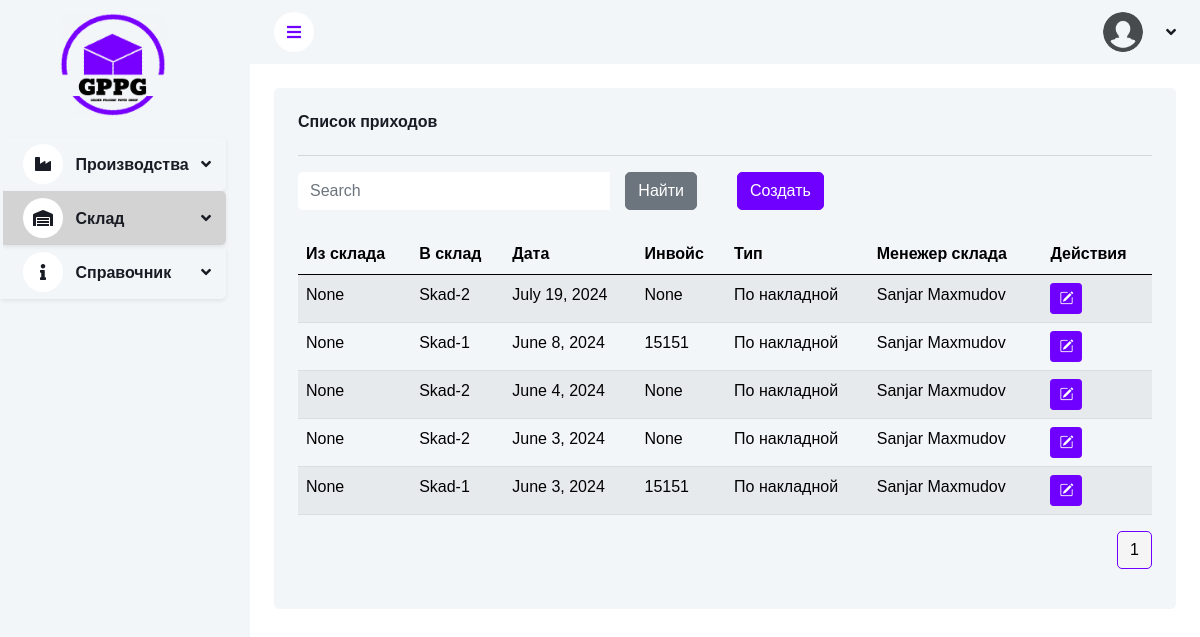
/depo/incoming/, run on an earlier commit of the app's database.
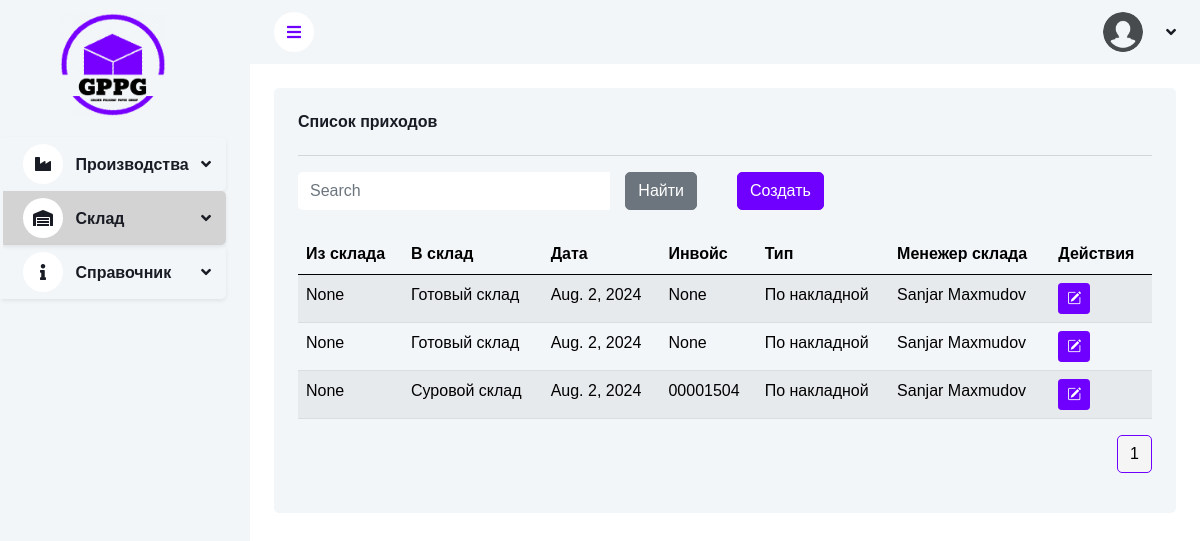
And on a later commit of the database.
### apps/depo/models/incoming.py (models this page shows, shortened)
class Incoming(BaseModel):
	MOVEMENT = 'Перемещение'
	INVOICE = 'По накладной'
	INCOMING_TYPE = [
		(MOVEMENT, 'Перемещение'),
		(INVOICE, 'По накладной'),
	]
	data = models.DateField(verbose_name="Дата")
	warehouse = models.ForeignKey(Warehouse, on_delete=models.PROTECT, related_name='incoming_warehouse', null=True,
								  verbose_name="Склад")
	from_warehouse = models.ForeignKey(Warehouse, on_delete=models.CASCADE, null=True, blank=True,
									   related_name='incoming_from_warehouse', verbose_name="От склада")
	invoice = models.CharField(max_length=150, null=True, blank=True, verbose_name="Накладная")
	contract_number = models.CharField(max_length=150, null=True, blank=True, verbose_name="Номер контракта")
	outgoing = models.ForeignKey(Outgoing, on_delete=models.PROTECT, null=True, blank=True, verbose_name="Исходящий")
	note = models.CharField(max_length=250, null=True, blank=True, verbose_name="Примечание")
	incoming_type = models.CharField(choices=INCOMING_TYPE, null=True, blank=True, max_length=150,
									 verbose_name="Тип поступления")
	class Meta:
		verbose_name = "Приход"
		verbose_name_plural = "Приходы"
		indexes = [
			models.Index(fields=['warehouse', 'from_warehouse'])
		]

### apps/info/models.py (models this page shows, shortened)
class Warehouse(BaseModel):
	code = models.CharField(max_length=10, unique=True, null=True, blank=True, verbose_name="Код")
	name = models.CharField(max_length=100, unique=True, verbose_name="Название")
	location = models.CharField(max_length=150, null=True, blank=True, verbose_name="Местоположение")
	can_import = models.BooleanField(default=True, null=True, blank=True, verbose_name="Может импортировать")
	can_export = models.BooleanField(default=False, null=True, blank=True, verbose_name="Может экспортировать")
	use_negative = models.BooleanField(default=False, null=True, blank=True,
									   verbose_name="Использовать отрицательные значения")
	is_active = models.BooleanField(default=True, null=True, blank=True, verbose_name="Активен")
	managers = models.ManyToManyField(CustomUser, blank=True, verbose_name="Менеджеры")
	def __str__(self):
		return self.name
	class Meta:
		verbose_name = "Склад"
		verbose_name_plural = "Склады"

### apps/users/models.py (models this page shows)
class CustomUser(AbstractUser, PermissionsMixin):
    is_director = models.BooleanField(default=False)
    photo = models.ImageField(upload_to='employee_photos', default='default-profile__picture.jpg')
    groups = models.ManyToManyField(Group, related_name='custom_user_groups', blank=True, verbose_name='groups')
    user_permissions = models.ManyToManyField(Permission, related_name='custom_user_permissions', blank=True,
                                              verbose_name='user permissions')
    def get_full_name(self):
        return f"{self.first_name} {self.last_name}"
    def __str__(self):
        return self.get_full_name()

### apps/depo/views.py (the view)
# urls.py: path('incoming/', IncomingListView.as_view(), name='incoming-list'),
class IncomingListView(BaseListView):
	model = Incoming
	form_class = None
	template_name = "depo/incoming_list.html"
	redirect_url = "depo:incoming-list"

### apps/shared/views.py (called while the page is built)
	@staticmethod
	def apply_pagination_and_search(queryset, request):
		search_query = request.GET.get('search')
		if search_query:
			search_query = search_query.strip()
			queryset = queryset.filter(Q(name__icontains=search_query))
		page_size = request.GET.get("page_size", 12)
		paginator = Paginator(queryset, page_size)
		page_num = request.GET.get("page", 1)
		page_obj = paginator.get_page(page_num)
		return page_obj

	def get_cache_key(self):
		return f'{self.model.__name__.lower()}_list_data'

	def get_queryset(self):
		cache_key = self.get_cache_key()
		cached_data = cache.get(cache_key)
		if cached_data is None:
			queryset = self.model.objects.all().order_by('-created_time')
			cached_data = list(queryset)  # Преобразуем queryset в список
			cache.set(cache_key, cached_data, timeout=self.cache_timeout)
			print(f"Data fetched from database and cached with key: {cache_key}")
		else:
			print(f"Data fetched from cache with key: {cache_key}")
		return cached_data

	def get_form(self):
		return self.form_class

	def get_template_name(self):
		return self.template_name

	def get(self, request):
		items = self.get_queryset()
		page_obj = self.apply_pagination_and_search(items, request)
		context = {
			'items': page_obj,
			'form': self.get_form(),
		}
		return render(request, self.get_template_name(), context)

### templates/depo/incoming_list.html (shortened to what this page needs)
{% extends 'base.html' %}
{% load static %}
{% block content %}
    <div class="container-fluid pt-4 px-4">
        <div class="row g-4">
            <div class="col-sm-12">
                <div class="bg-light rounded h-100 p-4">
                    <h6 class="mb-4">Список приходов</h6>
                    <hr>
                    <div class="row mb-2">
                        <div class="col-md-6">
                            <form class="d-none d-md-flex mb-3" method="GET" action="{% url 'depo:incoming-list' %}">
                                <div class="input-group">
                                    <input type="search" name="search" class="form-control border-0"
                                           placeholder="Search">
                                    <div class="input-group-append">
                                        <button type="submit" class="btn btn-secondary mx-3">Найти</button>
                                    </div>
                                </div>
                            </form>
                        </div>
                        <div class="col-md-6">
                            <a href="{% url 'depo:incoming-create' %}" type="button" class="btn btn-primary">Создать</a>
                        </div>
                    </div>
                    <div class="table-responsive">
                        <table class="table table-striped table-light table-hover">
                            <thead>
                            <tr>
                                <th scope="col">Из склада</th>
                                <th scope="col">В склад</th>
                                <th scope="col">Дата</th>
                                <th scope="col">Инвойс</th>
                                <th scope="col">Тип</th>
                                <th scope="col">Менежер склада</th>
                                <th scope="col">Действия</th>
                            </tr>
                            </thead>
                            <tbody>
                            {% for incoming in items %}
                                <tr>
                                    <td>{{ incoming.from_warehouse }}</td>
                                    <td>{{ incoming.warehouse }}</td>
                                    <td>{{ incoming.data }}</td>
                                    <td>{{ incoming.invoice }}</td>
                                    <td>{{ incoming.incoming_type }}</td>
                                    <td>{{ incoming.created_by }}</td>
                                    <td>
                                        <a href="{% url 'depo:incoming-detail' incoming.pk %}" type="button"
                                           class="btn btn-primary btn-sm"><i class="bi bi-pencil-square"></i>
                                        </a>
                                    </td>
                                </tr>
                            {% endfor %}
                            </tbody>
                        </table>
                    </div>
                    {% include 'base/pagination.html' with items=items %}
                </div>
            </div>
        </div>
    </div>
{% endblock %}

### templates/base.html (shortened to what this page needs)
{% load static %}
{% url 'info:material-list' as material_url %}
{% url 'info:material-type-list' as material_type_url %}
{% url 'info:material-group-list' as material_group_url %}
<!DOCTYPE html>
<html lang="en">
<head>
    <link href="https://cdnjs.cloudflare.com/ajax/libs/font-awesome/5.10.0/css/all.min.css" rel="stylesheet">
    <link href="https://cdn.jsdelivr.net/npm/bootstrap-icons@1.4.1/font/bootstrap-icons.css" rel="stylesheet">
    <link href="{% static 'lib/owlcarousel/assets/owl.carousel.min.css' %}" rel="stylesheet">
    <link href="{% static 'lib/tempusdominus/css/tempusdominus-bootstrap-4.min.css' %}" rel="stylesheet">
    <link href="{% static 'css/bootstrap.min.css' %}" rel="stylesheet">
    <link href="{% static 'css/style.css' %}" rel="stylesheet">
</head>
<body>
<div class="container-xxl position-relative bg-white d-flex p-0">
    <div class="sidebar pe-4 pb-3">
        <nav class="navbar bg-light navbar-light">
            <a href="{% url 'base_html' %}" class="navbar-brand mx-4 mb-3 text-center">
                <i class="fa"> <img src="{% static 'img/logo_box.png' %}" class="logo" style="width: 60%;" alt="logo">
                </i>
            </a>
            <div class="navbar-nav w-100">
                <div class="nav-item dropdown shadow-sm rounded {% if 'production/' in request.path %}active{% endif %}">
                    <a href="#" class="nav-link dropdown-toggle fw-bold" data-bs-toggle="dropdown">
                        <i class="fa fa-industry me-2"></i> Производства
                    </a>
                </div>
                <div class="nav-item dropdown shadow-sm rounded {% if 'depo/' in request.path %}active{% endif %}">
                    <a href="#" class="nav-link dropdown-toggle fw-bold" data-bs-toggle="dropdown"
                       aria-expanded="false">
                        <i class="fa fa-warehouse me-2"></i> Склад
                    </a>
                </div>
                <div class="nav-item dropdown shadow-sm rounded {% if 'info/' in request.path %}active{% endif %}">
                    <a href="#" class="nav-link dropdown-toggle fw-bold" data-bs-toggle="dropdown">
                        <i class="fa fa-info me-2"></i> Справочник
                    </a>
                </div>
            </div>
        </nav>
    </div>
    <div class="content">
        <nav class="navbar navbar-expand bg-light navbar-light sticky-top px-4 py-0">
            <a href="#" class="sidebar-toggler flex-shrink-0">
                <i class="fa fa-bars"></i>
            </a>
            <div class="navbar-nav align-items-center ms-auto">
                <div class="nav-item dropdown">
                    <a href="#" class="nav-link dropdown-toggle" data-bs-toggle="dropdown">
                        <img class="rounded-circle me-lg-2" src="{% static 'img/user.jpg' %}" alt=""
                             style="width: 40px; height: 40px;">
                    </a>
                </div>
            </div>
        </nav>
        {% block content %}
        {% endblock %}
    </div>
</div>
</body>
</html>

### templates/base/pagination.html (shortened to what this page needs)
<div class="row justify-content-end">
    <div class="col-md-12">
        <nav aria-label="Page navigation example">
            <ul class="pagination justify-content-end">
                {% for i in items.paginator.page_range %}
                    <li class="page-item {% if i == items.number %}active{% endif %}">
                        <a class="page-link" href="?page={{ i }}">{{ i }}</a>
                    </li>
                {% endfor %}
            </ul>
        </nav>
    </div>
</div>

### static/css/style.css (style rules this page uses)
:root { --primary: #6f00ff; --light: #F3F6F9; --dark: #191C24; }
.btn { transition: 0.5s; }
.btn.btn-primary { color: #ffffff; }
.sidebar { position: fixed; top: 0; left: 0; bottom: 0; width: 250px; height: 100vh; overflow-y: auto; background: var(--light); transition: 0.5s; z-index: 999; }
.content { margin-left: 250px; min-height: 100vh; background: #ffffff; transition: 0.5s; }
@media (min-width: 992px) { .sidebar { margin-left: 0; } }
@media (min-width: 992px) { .content { width: calc(100% - 250px); } }
.sidebar .navbar .navbar-nav .nav-link { padding: 7px 20px; color: var(--dark); font-weight: 500; border-left: 3px solid var(--light); border-radius: 0 30px 30px 0; outline: none; }
.active { background: lightgray; border-radius: 7px; }
.sidebar .navbar .navbar-nav .nav-link i { width: 40px; height: 40px; display: inline-flex; align-items: center; justify-content: center; background: #ffffff; border-radius: 40px; }
.sidebar .navbar .dropdown-toggle::after { position: absolute; top: 15px; right: 15px; border: none; content: "\f107"; font-family: "Font Awesome 5 Free"; font-weight: 900; transition: 0.5s; }
.nav-item.dropdown .nav-link { transition: background-color 0.3s ease; }
.content .navbar .navbar-nav .nav-link { margin-left: 25px; padding: 12px 0; color: var(--dark); outline: none; }
.content .navbar .sidebar-toggler, .content .navbar .navbar-nav .nav-link i { width: 40px; height: 40px; display: inline-flex; align-items: center; justify-content: center; background: #ffffff; border-radius: 25px; }
.content .navbar .dropdown-toggle::after { margin-left: 6px; vertical-align: middle; border: none; content: "\f107"; font-family: "Font Awesome 5 Free"; font-weight: 900; transition: 0.5s; }
.pagination .page-item.active .page-link { background-color: whitesmoke; border-color: var(--primary); color: black; }
.pagination .page-item .page-link { background-color: var(--primary); color: white; }
.logo { width: 60%; }

What changed in the data, as far as the page shows it:
removed Incoming: from_warehouse "None", warehouse "Skad-2", data "July 19, 2024", invoice "None", incoming_type "По накладной", created_by "Sanjar Maxmudov"
removed Incoming: from_warehouse "None", warehouse "Skad-1", data "June 8, 2024", invoice "15151", incoming_type "По накладной", created_by "Sanjar Maxmudov"
removed Incoming: from_warehouse "None", warehouse "Skad-2", data "June 4, 2024", invoice "None", incoming_type "По накладной", created_by "Sanjar Maxmudov"
removed Incoming: from_warehouse "None", warehouse "Skad-2", data "June 3, 2024", invoice "None", incoming_type "По накладной", created_by "Sanjar Maxmudov"
removed Incoming: from_warehouse "None", warehouse "Skad-1", data "June 3, 2024", invoice "15151", incoming_type "По накладной", created_by "Sanjar Maxmudov"
added Incoming: from_warehouse "None", warehouse "Готовый склад", data "Aug. 2, 2024", invoice "None", incoming_type "По накладной", created_by "Sanjar Maxmudov"
added Incoming: from_warehouse "None", warehouse "Готовый склад", data "Aug. 2, 2024", invoice "None", incoming_type "По накладной", created_by "Sanjar Maxmudov"
added Incoming: from_warehouse "None", warehouse "Суровой склад", data "Aug. 2, 2024", invoice "00001504", incoming_type "По накладной", created_by "Sanjar Maxmudov"
